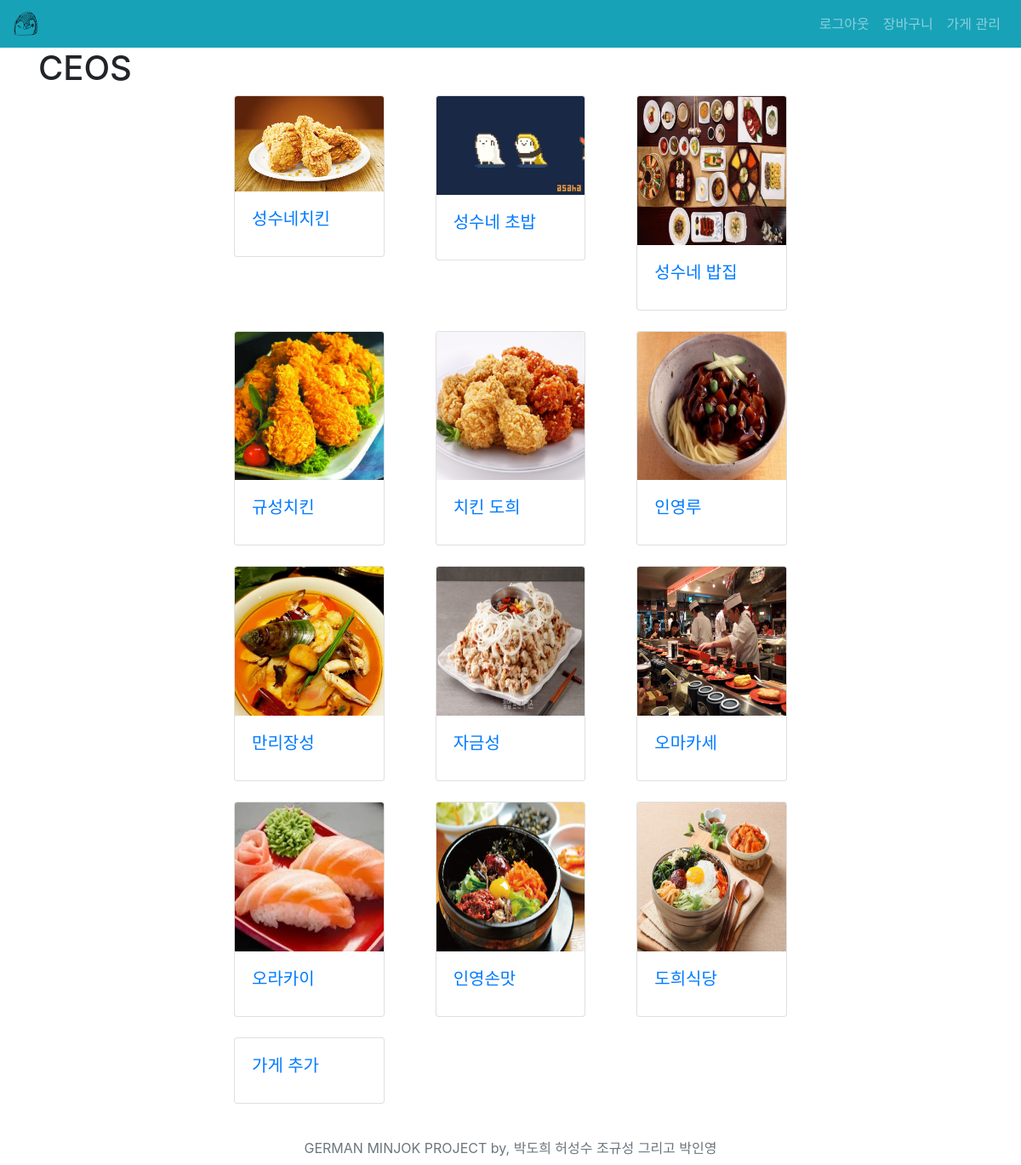
The page /ceos/ (signed in) on the database its author committed.
### ceos/models.py (models this page shows)
class Store(models.Model):
    manager = models.ForeignKey(settings.AUTH_USER_MODEL, on_delete=models.CASCADE)
    store_name = models.CharField(max_length=50)
    store_phone = models.CharField(max_length=20)
    store_number = models.CharField(max_length=20)
    store_location = models.CharField(max_length=100)
    store_cartegory = models.IntegerField(default=0, choices=[
            (0, "한식"), (1, "중국집"), (2, "일식"), (3, "피자"), (4, "치킨")
        ])
    store_image = models.ImageField(blank=True, upload_to="store/%Y/%m/%d")
    orderlists = models.ManyToManyField(
            settings.AUTH_USER_MODEL,
            related_name="restaurant",
            through='OrderList',
        )
    reviews = models.ManyToManyField(
            settings.AUTH_USER_MODEL,
            related_name="orderedstore",
            through='reviews.Review',
        )

### ceos/views.py (the view)
# urls.py: path('', views.index, name="index"),
@login_required
def index(request):
    if request.user.auth_code == 2:
        stores = Store.objects.filter(manager=request.user)
        context = {
            'stores': stores,
        }
        return render(request, 'ceos/index.html', context)
    else:
        return redirect('main:index')

### ceos/templates/ceos/index.html
{% extends 'base.html' %} {% load static %}
{% block content %}
    <link rel="stylesheet" href="{% static 'main/style.css' %}" type="text/css" media="screen">
    <h1>CEOS</h1>
    <div class="card-deck row row-cols-1 row-cols-md-3 col-8 mx-auto">
    {% for store in stores %}
    <a href="{% url 'ceos:detail_store' store.pk %}">
    <div class="col mb-4">
      <div class="card">
        <img src="{{ store.store_image.url }}" class="card-img-top">
        <div class="card-body">
          <h5 class="card-title">{{ store.store_name }}</h5>
        </div>
      </div>
    </div>
    </a>
    {% endfor %}
    <a href="{% url 'ceos:create_store' %}">
      <div class="col mb-4">
        <div class="card">
          <div class="card-body">
            <h5 class="card-title">가게 추가</h5>
          </div>
        </div>
      </div>
    </a>
    </div>
{% endblock %}

### rows shown on the page
Store: store_image (picture), store_name "성수네치킨"
Store: store_image (picture), store_name "성수네 초밥"
Store: store_image (picture), store_name "성수네 밥집"
Store: store_image (picture), store_name "규성치킨"
Store: store_image (picture), store_name "치킨 도희"
Store: store_image (picture), store_name "인영루"
Store: store_image (picture), store_name "만리장성"
Store: store_image (picture), store_name "자금성"
Store: store_image (picture), store_name "오마카세"
Store: store_image (picture), store_name "오라카이"
Store: store_image (picture), store_name "인영손맛"
Store: store_image (picture), store_name "도희식당"
